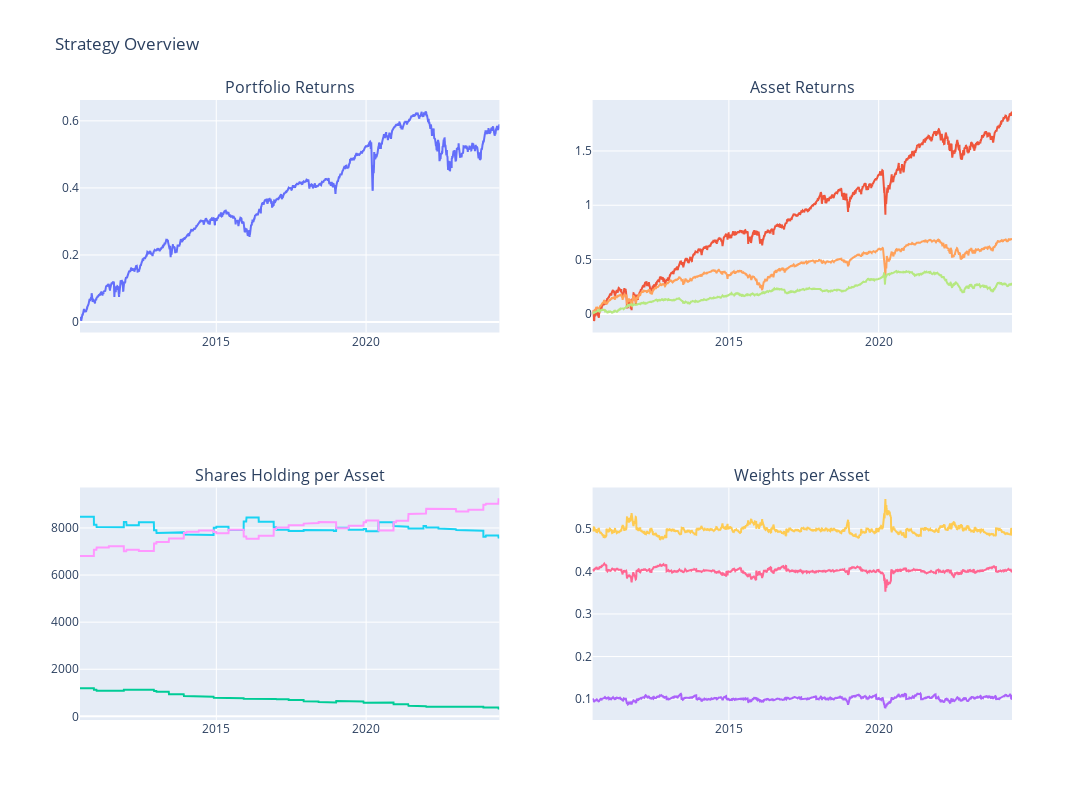

Here is the notebook cell this chart was saved with:
### Code cell
import plotly.graph_objs as go
from plotly.subplots import make_subplots

# Create subplot layout
fig = make_subplots(rows=2, cols=2, subplot_titles=('Portfolio Returns', 'Asset Returns', 'Shares Holding per Asset', 'Weights per Asset'))

# Add traces to the subplots
fig.add_trace(go.Scatter(x=stock_data.index, y=stock_data['Portfolio_Value_rets'].cumsum(), name='Portfolio'), row=1, col=1)

for s in stocks:
    fig.add_trace(go.Scatter(x=stock_data.index, y=stock_data[f'{s}_rets'].cumsum(), name=f'{s}'), row=1, col=2)
    fig.add_trace(go.Scatter(x=shares_df.index, y=shares_df[f'{s}_shares'], name=f'{s}'), row=2, col=1)
    fig.add_trace(go.Scatter(x=stock_data.index, y=stock_data[f'{s}_weight'], name=f'{s}'), row=2, col=2)

# Update subplot layout
fig.update_layout(height=800, width=1200, title='Strategy Overview', showlegend=False)

# Display the plot
fig.show()

### Figure 1 — Plotly figure (JSON) as saved in the notebook; plotly's stock layout.template omitted (floating-point values rounded to 4 significant figures; data arrays with more than 128 entries replaced by an {"elided": "..."} marker saying what was removed)
{"data": [{"name": "Portfolio", "type": "scatter", "x": {"elided": "3524 str values"}, "xaxis": "x", "y": {"elided": "3524 float values"}, "yaxis": "y"}, {"name": "SPY", "type": "scatter", "x": {"elided": "3524 str values"}, "xaxis": "x2", "y": {"elided": "3524 float values"}, "yaxis": "y2"}, {"name": "SPY", "type": "scatter", "x": {"elided": "3525 str values"}, "xaxis": "x3", "y": {"elided": "3525 int values"}, "yaxis": "y3"}, {"name": "SPY", "type": "scatter", "x": {"elided": "3524 str values"}, "xaxis": "x4", "y": {"elided": "3524 float values"}, "yaxis": "y4"}, {"name": "JNK", "type": "scatter", "x": {"elided": "3524 str values"}, "xaxis": "x2", "y": {"elided": "3524 float values"}, "yaxis": "y2"}, {"name": "JNK", "type": "scatter", "x": {"elided": "3525 str values"}, "xaxis": "x3", "y": {"elided": "3525 int values"}, "yaxis": "y3"}, {"name": "JNK", "type": "scatter", "x": {"elided": "3524 str values"}, "xaxis": "x4", "y": {"elided": "3524 float values"}, "yaxis": "y4"}, {"name": "AGG", "type": "scatter", "x": {"elided": "3524 str values"}, "xaxis": "x2", "y": {"elided": "3524 float values"}, "yaxis": "y2"}, {"name": "AGG", "type": "scatter", "x": {"elided": "3525 str values"}, "xaxis": "x3", "y": {"elided": "3525 int values"}, "yaxis": "y3"}, {"name": "AGG", "type": "scatter", "x": {"elided": "3524 str values"}, "xaxis": "x4", "y": {"elided": "3524 float values"}, "yaxis": "y4"}], "layout": {"annotations": [{"font": {"size": 16}, "showarrow": false, "text": "Portfolio Returns", "x": 0.225, "xanchor": "center", "xref": "paper", "y": 1, "yanchor": "bottom", "yref": "paper"}, {"font": {"size": 16}, "showarrow": false, "text": "Asset Returns", "x": 0.775, "xanchor": "center", "xref": "paper", "y": 1, "yanchor": "bottom", "yref": "paper"}, {"font": {"size": 16}, "showarrow": false, "text": "Shares Holding per Asset", "x": 0.225, "xanchor": "center", "xref": "paper", "y": 0.375, "yanchor": "bottom", "yref": "paper"}, {"font": {"size": 16}, "showarrow": false, "text": "Weights per Asset", "x": 0.775, "xanchor": "center", "xref": "paper", "y": 0.375, "yanchor": "bottom", "yref": "paper"}], "height": 800, "showlegend": false, "title": {"text": "Strategy Overview"}, "width": 1200, "xaxis": {"anchor": "y", "domain": [0, 0.45]}, "xaxis2": {"anchor": "y2", "domain": [0.55, 1]}, "xaxis3": {"anchor": "y3", "domain": [0, 0.45]}, "xaxis4": {"anchor": "y4", "domain": [0.55, 1]}, "yaxis": {"anchor": "x", "domain": [0.625, 1]}, "yaxis2": {"anchor": "x2", "domain": [0.625, 1]}, "yaxis3": {"anchor": "x3", "domain": [0, 0.375]}, "yaxis4": {"anchor": "x4", "domain": [0, 0.375]}}}
